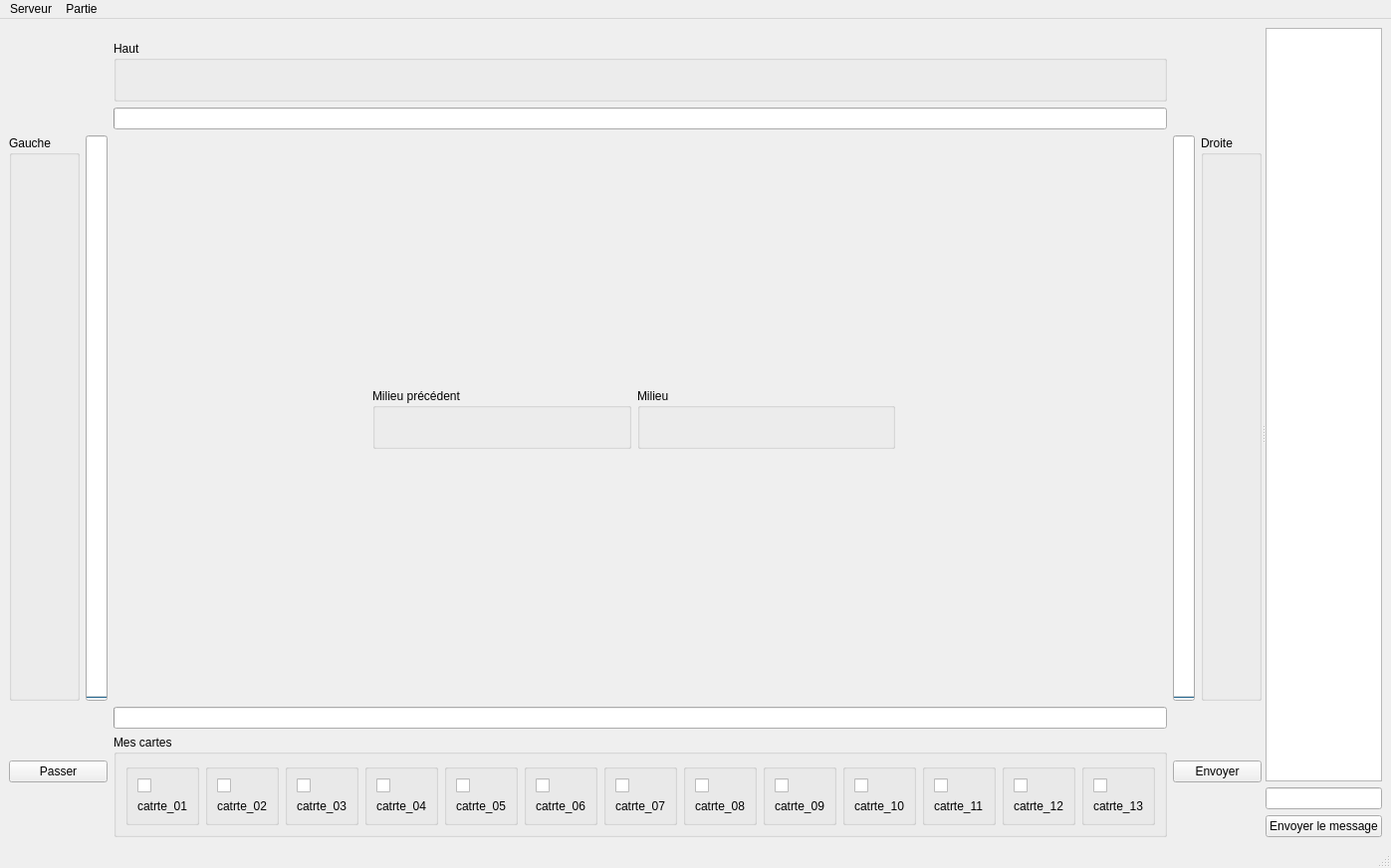
<?xml version="1.0" encoding="UTF-8"?>
<ui version="4.0">
 <class>fenetre</class>
 <widget class="QMainWindow" name="fenetre">
  <property name="geometry">
   <rect>
    <x>0</x>
    <y>0</y>
    <width>1322</width>
    <height>872</height>
   </rect>
  </property>
  <property name="windowTitle">
   <string>Président en ligne</string>
  </property>
  <widget class="QWidget" name="centralwidget">
   <layout class="QHBoxLayout" name="horizontalLayout_7">
    <item>
     <widget class="QSplitter" name="splitter">
      <property name="orientation">
       <enum>Qt::Horizontal</enum>
      </property>
      <widget class="QWidget" name="verticalLayoutWidget_2">
       <layout class="QVBoxLayout" name="verticalLayout_21">
        <item>
         <spacer name="horizontalSpacer_9">
          <property name="orientation">
           <enum>Qt::Horizontal</enum>
          </property>
          <property name="sizeType">
           <enum>QSizePolicy::Minimum</enum>
          </property>
          <property name="sizeHint" stdset="0">
           <size>
            <width>1000</width>
            <height>13</height>
           </size>
          </property>
         </spacer>
        </item>
        <item>
         <layout class="QGridLayout" name="plateau">
          <property name="sizeConstraint">
           <enum>QLayout::SetFixedSize</enum>
          </property>
          <item row="4" column="1">
           <widget class="QPushButton" name="bPasser">
            <property name="text">
             <string>Passer</string>
            </property>
           </widget>
          </item>
          <item row="3" column="3">
           <layout class="QHBoxLayout" name="horizontalLayout_6">
            <item>
             <widget class="QProgressBar" name="joueD">
              <property name="maximum">
               <number>1</number>
              </property>
              <property name="value">
               <number>0</number>
              </property>
              <property name="textVisible">
               <bool>false</bool>
              </property>
              <property name="orientation">
               <enum>Qt::Vertical</enum>
              </property>
             </widget>
            </item>
            <item>
             <widget class="QGroupBox" name="CartesD">
              <property name="title">
               <string>Droite</string>
              </property>
              <layout class="QVBoxLayout" name="verticalLayout_20">
               <item>
                <spacer name="verticalSpacer_3">
                 <property name="orientation">
                  <enum>Qt::Vertical</enum>
                 </property>
                 <property name="sizeHint" stdset="0">
                  <size>
                   <width>20</width>
                   <height>40</height>
                  </size>
                 </property>
                </spacer>
               </item>
               <item>
                <widget class="QLabel" name="carteD13">
                 <property name="text">
                  <string/>
                 </property>
                 <property name="pixmap">
                  <pixmap resource="cartes.qrc">:/carte/cartes/00-2.bmp</pixmap>
                 </property>
                </widget>
               </item>
               <item>
                <widget class="QLabel" name="carteD12">
                 <property name="text">
                  <string/>
                 </property>
                 <property name="pixmap">
                  <pixmap resource="cartes.qrc">:/carte/cartes/00-2.bmp</pixmap>
                 </property>
                </widget>
               </item>
               <item>
                <widget class="QLabel" name="carteD11">
                 <property name="text">
                  <string/>
                 </property>
                 <property name="pixmap">
                  <pixmap resource="cartes.qrc">:/carte/cartes/00-2.bmp</pixmap>
                 </property>
                </widget>
               </item>
               <item>
                <widget class="QLabel" name="carteD10">
                 <property name="text">
                  <string/>
                 </property>
                 <property name="pixmap">
                  <pixmap resource="cartes.qrc">:/carte/cartes/00-2.bmp</pixmap>
                 </property>
                </widget>
               </item>
               <item>
                <widget class="QLabel" name="carteD09">
                 <property name="text">
                  <string/>
                 </property>
                 <property name="pixmap">
                  <pixmap resource="cartes.qrc">:/carte/cartes/00-2.bmp</pixmap>
                 </property>
                </widget>
               </item>
               <item>
                <widget class="QLabel" name="carteD08">
                 <property name="text">
                  <string/>
                 </property>
                 <property name="pixmap">
                  <pixmap resource="cartes.qrc">:/carte/cartes/00-2.bmp</pixmap>
                 </property>
                </widget>
               </item>
               <item>
                <widget class="QLabel" name="carteD07">
                 <property name="text">
                  <string/>
                 </property>
                 <property name="pixmap">
                  <pixmap resource="cartes.qrc">:/carte/cartes/00-2.bmp</pixmap>
                 </property>
                </widget>
               </item>
               <item>
                <widget class="QLabel" name="carteD06">
                 <property name="text">
                  <string/>
                 </property>
                 <property name="pixmap">
                  <pixmap resource="cartes.qrc">:/carte/cartes/00-2.bmp</pixmap>
                 </property>
                </widget>
               </item>
               <item>
                <widget class="QLabel" name="carteD05">
                 <property name="text">
                  <string/>
                 </property>
                 <property name="pixmap">
                  <pixmap resource="cartes.qrc">:/carte/cartes/00-2.bmp</pixmap>
                 </property>
                </widget>
               </item>
               <item>
                <widget class="QLabel" name="carteD04">
                 <property name="text">
                  <string/>
                 </property>
                 <property name="pixmap">
                  <pixmap resource="cartes.qrc">:/carte/cartes/00-2.bmp</pixmap>
                 </property>
                </widget>
               </item>
               <item>
                <widget class="QLabel" name="carteD03">
                 <property name="text">
                  <string/>
                 </property>
                 <property name="pixmap">
                  <pixmap resource="cartes.qrc">:/carte/cartes/00-2.bmp</pixmap>
                 </property>
                </widget>
               </item>
               <item>
                <widget class="QLabel" name="carteD02">
                 <property name="text">
                  <string/>
                 </property>
                 <property name="pixmap">
                  <pixmap resource="cartes.qrc">:/carte/cartes/00-2.bmp</pixmap>
                 </property>
                </widget>
               </item>
               <item>
                <widget class="QLabel" name="carteD01">
                 <property name="text">
                  <string/>
                 </property>
                 <property name="pixmap">
                  <pixmap resource="cartes.qrc">:/carte/cartes/00-2.bmp</pixmap>
                 </property>
                </widget>
               </item>
               <item>
                <spacer name="verticalSpacer_5">
                 <property name="orientation">
                  <enum>Qt::Vertical</enum>
                 </property>
                 <property name="sizeHint" stdset="0">
                  <size>
                   <width>20</width>
                   <height>40</height>
                  </size>
                 </property>
                </spacer>
               </item>
              </layout>
             </widget>
            </item>
           </layout>
          </item>
          <item row="1" column="2">
           <layout class="QVBoxLayout" name="verticalLayout_7">
            <item>
             <widget class="QGroupBox" name="CartesH">
              <property name="title">
               <string>Haut</string>
              </property>
              <layout class="QHBoxLayout" name="horizontalLayout_3">
               <item>
                <spacer name="horizontalSpacer_5">
                 <property name="orientation">
                  <enum>Qt::Horizontal</enum>
                 </property>
                 <property name="sizeHint" stdset="0">
                  <size>
                   <width>40</width>
                   <height>20</height>
                  </size>
                 </property>
                </spacer>
               </item>
               <item>
                <widget class="QLabel" name="carteH13">
                 <property name="text">
                  <string/>
                 </property>
                 <property name="pixmap">
                  <pixmap resource="cartes.qrc">:/carte/cartes/00-1.bmp</pixmap>
                 </property>
                </widget>
               </item>
               <item>
                <widget class="QLabel" name="carteH12">
                 <property name="text">
                  <string/>
                 </property>
                 <property name="pixmap">
                  <pixmap resource="cartes.qrc">:/carte/cartes/00-1.bmp</pixmap>
                 </property>
                </widget>
               </item>
               <item>
                <widget class="QLabel" name="carteH11">
                 <property name="text">
                  <string/>
                 </property>
                 <property name="pixmap">
                  <pixmap resource="cartes.qrc">:/carte/cartes/00-1.bmp</pixmap>
                 </property>
                </widget>
               </item>
               <item>
                <widget class="QLabel" name="carteH10">
                 <property name="text">
                  <string/>
                 </property>
                 <property name="pixmap">
                  <pixmap resource="cartes.qrc">:/carte/cartes/00-1.bmp</pixmap>
                 </property>
                </widget>
               </item>
               <item>
                <widget class="QLabel" name="carteH09">
                 <property name="text">
                  <string/>
                 </property>
                 <property name="pixmap">
                  <pixmap resource="cartes.qrc">:/carte/cartes/00-1.bmp</pixmap>
                 </property>
                </widget>
               </item>
               <item>
                <widget class="QLabel" name="carteH08">
                 <property name="text">
                  <string/>
                 </property>
                 <property name="pixmap">
                  <pixmap resource="cartes.qrc">:/carte/cartes/00-1.bmp</pixmap>
                 </property>
                </widget>
               </item>
               <item>
                <widget class="QLabel" name="carteH07">
                 <property name="text">
                  <string/>
                 </property>
                 <property name="pixmap">
                  <pixmap resource="cartes.qrc">:/carte/cartes/00-1.bmp</pixmap>
                 </property>
                </widget>
               </item>
               <item>
                <widget class="QLabel" name="carteH06">
                 <property name="text">
                  <string/>
                 </property>
                 <property name="pixmap">
                  <pixmap resource="cartes.qrc">:/carte/cartes/00-1.bmp</pixmap>
                 </property>
                </widget>
               </item>
               <item>
                <widget class="QLabel" name="carteH05">
                 <property name="text">
                  <string/>
                 </property>
                 <property name="pixmap">
                  <pixmap resource="cartes.qrc">:/carte/cartes/00-1.bmp</pixmap>
                 </property>
                </widget>
               </item>
               <item>
                <widget class="QLabel" name="carteH04">
                 <property name="text">
                  <string/>
                 </property>
                 <property name="pixmap">
                  <pixmap resource="cartes.qrc">:/carte/cartes/00-1.bmp</pixmap>
                 </property>
                </widget>
               </item>
               <item>
                <widget class="QLabel" name="carteH03">
                 <property name="text">
                  <string/>
                 </property>
                 <property name="pixmap">
                  <pixmap resource="cartes.qrc">:/carte/cartes/00-1.bmp</pixmap>
                 </property>
                </widget>
               </item>
               <item>
                <widget class="QLabel" name="carteH02">
                 <property name="text">
                  <string/>
                 </property>
                 <property name="pixmap">
                  <pixmap resource="cartes.qrc">:/carte/cartes/00-1.bmp</pixmap>
                 </property>
                </widget>
               </item>
               <item>
                <widget class="QLabel" name="carteH01">
                 <property name="text">
                  <string/>
                 </property>
                 <property name="pixmap">
                  <pixmap resource="cartes.qrc">:/carte/cartes/00-1.bmp</pixmap>
                 </property>
                </widget>
               </item>
               <item>
                <spacer name="horizontalSpacer">
                 <property name="orientation">
                  <enum>Qt::Horizontal</enum>
                 </property>
                 <property name="sizeHint" stdset="0">
                  <size>
                   <width>40</width>
                   <height>20</height>
                  </size>
                 </property>
                </spacer>
               </item>
              </layout>
             </widget>
            </item>
            <item>
             <widget class="QProgressBar" name="joueH">
              <property name="maximum">
               <number>1</number>
              </property>
              <property name="value">
               <number>0</number>
              </property>
              <property name="textVisible">
               <bool>false</bool>
              </property>
             </widget>
            </item>
           </layout>
          </item>
          <item row="4" column="3">
           <widget class="QPushButton" name="benvoyer">
            <property name="text">
             <string>Envoyer</string>
            </property>
           </widget>
          </item>
          <item row="3" column="2">
           <layout class="QVBoxLayout" name="verticalLayout_3">
            <item>
             <spacer name="verticalSpacer_6">
              <property name="orientation">
               <enum>Qt::Vertical</enum>
              </property>
              <property name="sizeHint" stdset="0">
               <size>
                <width>20</width>
                <height>40</height>
               </size>
              </property>
             </spacer>
            </item>
            <item>
             <layout class="QHBoxLayout" name="horizontalLayout_2">
              <item>
               <spacer name="horizontalSpacer_2">
                <property name="orientation">
                 <enum>Qt::Horizontal</enum>
                </property>
                <property name="sizeHint" stdset="0">
                 <size>
                  <width>40</width>
                  <height>20</height>
                 </size>
                </property>
               </spacer>
              </item>
              <item>
               <widget class="QGroupBox" name="CartesML">
                <property name="title">
                 <string>Milieu précédent</string>
                </property>
                <layout class="QHBoxLayout" name="horizontalLayout_8">
                 <item>
                  <spacer name="horizontalSpacer_10">
                   <property name="orientation">
                    <enum>Qt::Horizontal</enum>
                   </property>
                   <property name="sizeHint" stdset="0">
                    <size>
                     <width>40</width>
                     <height>20</height>
                    </size>
                   </property>
                  </spacer>
                 </item>
                 <item>
                  <widget class="QLabel" name="carteML">
                   <property name="text">
                    <string/>
                   </property>
                  </widget>
                 </item>
                 <item>
                  <spacer name="horizontalSpacer_11">
                   <property name="orientation">
                    <enum>Qt::Horizontal</enum>
                   </property>
                   <property name="sizeHint" stdset="0">
                    <size>
                     <width>40</width>
                     <height>20</height>
                    </size>
                   </property>
                  </spacer>
                 </item>
                </layout>
               </widget>
              </item>
              <item>
               <widget class="QGroupBox" name="CartesM">
                <property name="title">
                 <string>Milieu</string>
                </property>
                <layout class="QHBoxLayout" name="horizontalLayout_4">
                 <item>
                  <spacer name="horizontalSpacer_7">
                   <property name="orientation">
                    <enum>Qt::Horizontal</enum>
                   </property>
                   <property name="sizeHint" stdset="0">
                    <size>
                     <width>40</width>
                     <height>20</height>
                    </size>
                   </property>
                  </spacer>
                 </item>
                 <item>
                  <widget class="QLabel" name="carteM01">
                   <property name="text">
                    <string/>
                   </property>
                  </widget>
                 </item>
                 <item>
                  <widget class="QLabel" name="carteM02">
                   <property name="text">
                    <string/>
                   </property>
                  </widget>
                 </item>
                 <item>
                  <widget class="QLabel" name="carteM03">
                   <property name="text">
                    <string/>
                   </property>
                  </widget>
                 </item>
                 <item>
                  <widget class="QLabel" name="carteM04">
                   <property name="text">
                    <string/>
                   </property>
                  </widget>
                 </item>
                 <item>
                  <spacer name="horizontalSpacer_8">
                   <property name="orientation">
                    <enum>Qt::Horizontal</enum>
                   </property>
                   <property name="sizeHint" stdset="0">
                    <size>
                     <width>40</width>
                     <height>20</height>
                    </size>
                   </property>
                  </spacer>
                 </item>
                </layout>
               </widget>
              </item>
              <item>
               <widget class="QLabel" name="lblCarteOuRien">
                <property name="text">
                 <string/>
                </property>
               </widget>
              </item>
              <item>
               <spacer name="horizontalSpacer_3">
                <property name="orientation">
                 <enum>Qt::Horizontal</enum>
                </property>
                <property name="sizeHint" stdset="0">
                 <size>
                  <width>40</width>
                  <height>20</height>
                 </size>
                </property>
               </spacer>
              </item>
             </layout>
            </item>
            <item>
             <spacer name="verticalSpacer_7">
              <property name="orientation">
               <enum>Qt::Vertical</enum>
              </property>
              <property name="sizeHint" stdset="0">
               <size>
                <width>20</width>
                <height>40</height>
               </size>
              </property>
             </spacer>
            </item>
           </layout>
          </item>
          <item row="4" column="2">
           <layout class="QVBoxLayout" name="verticalLayout_9">
            <item>
             <widget class="QProgressBar" name="joueMoi">
              <property name="maximum">
               <number>1</number>
              </property>
              <property name="value">
               <number>0</number>
              </property>
              <property name="textVisible">
               <bool>false</bool>
              </property>
             </widget>
            </item>
            <item>
             <widget class="QGroupBox" name="MesCartes">
              <property name="title">
               <string>Mes cartes</string>
              </property>
              <property name="checked">
               <bool>false</bool>
              </property>
              <layout class="QHBoxLayout" name="horizontalLayout">
               <item>
                <spacer name="horizontalSpacer_6">
                 <property name="orientation">
                  <enum>Qt::Horizontal</enum>
                 </property>
                 <property name="sizeHint" stdset="0">
                  <size>
                   <width>40</width>
                   <height>20</height>
                  </size>
                 </property>
                </spacer>
               </item>
               <item>
                <widget class="QGroupBox" name="carte01">
                 <property name="title">
                  <string/>
                 </property>
                 <property name="checkable">
                  <bool>false</bool>
                 </property>
                 <property name="checked">
                  <bool>false</bool>
                 </property>
                 <layout class="QVBoxLayout" name="verticalLayout_4">
                  <item>
                   <widget class="QCheckBox" name="bcarte01">
                    <property name="text">
                     <string/>
                    </property>
                   </widget>
                  </item>
                  <item>
                   <widget class="QLabel" name="lblCarte01">
                    <property name="text">
                     <string>catrte_01</string>
                    </property>
                   </widget>
                  </item>
                 </layout>
                </widget>
               </item>
               <item>
                <widget class="QGroupBox" name="carte02">
                 <property name="title">
                  <string/>
                 </property>
                 <property name="checkable">
                  <bool>false</bool>
                 </property>
                 <property name="checked">
                  <bool>false</bool>
                 </property>
                 <layout class="QVBoxLayout" name="verticalLayout_5">
                  <item>
                   <widget class="QCheckBox" name="bcarte02">
                    <property name="text">
                     <string/>
                    </property>
                   </widget>
                  </item>
                  <item>
                   <widget class="QLabel" name="lblCarte02">
                    <property name="text">
                     <string>catrte_02</string>
                    </property>
                   </widget>
                  </item>
                 </layout>
                </widget>
               </item>
               <item>
                <widget class="QGroupBox" name="carte03">
                 <property name="title">
                  <string/>
                 </property>
                 <property name="checkable">
                  <bool>false</bool>
                 </property>
                 <property name="checked">
                  <bool>false</bool>
                 </property>
                 <layout class="QVBoxLayout" name="verticalLayout_6">
                  <item>
                   <widget class="QCheckBox" name="bcarte03">
                    <property name="text">
                     <string/>
                    </property>
                   </widget>
                  </item>
                  <item>
                   <widget class="QLabel" name="lblCarte03">
                    <property name="text">
                     <string>catrte_03</string>
                    </property>
                   </widget>
                  </item>
                 </layout>
                </widget>
               </item>
               <item>
                <widget class="QGroupBox" name="carte04">
                 <property name="title">
                  <string/>
                 </property>
                 <property name="checkable">
                  <bool>false</bool>
                 </property>
                 <property name="checked">
                  <bool>false</bool>
                 </property>
                 <layout class="QVBoxLayout" name="verticalLayout_12">
                  <item>
                   <widget class="QCheckBox" name="bcarte04">
                    <property name="text">
                     <string/>
                    </property>
                   </widget>
                  </item>
                  <item>
                   <widget class="QLabel" name="lblCarte04">
                    <property name="text">
                     <string>catrte_04</string>
                    </property>
                   </widget>
                  </item>
                 </layout>
                </widget>
               </item>
               <item>
                <widget class="QGroupBox" name="carte05">
                 <property name="title">
                  <string/>
                 </property>
                 <property name="checkable">
                  <bool>false</bool>
                 </property>
                 <property name="checked">
                  <bool>false</bool>
                 </property>
                 <layout class="QVBoxLayout" name="verticalLayout_11">
                  <item>
                   <widget class="QCheckBox" name="bcarte05">
                    <property name="text">
                     <string/>
                    </property>
                   </widget>
                  </item>
                  <item>
                   <widget class="QLabel" name="lblCarte05">
                    <property name="text">
                     <string>catrte_05</string>
                    </property>
                   </widget>
                  </item>
                 </layout>
                </widget>
               </item>
               <item>
                <widget class="QGroupBox" name="carte06">
                 <property name="title">
                  <string/>
                 </property>
                 <property name="checkable">
                  <bool>false</bool>
                 </property>
                 <property name="checked">
                  <bool>false</bool>
                 </property>
                 <layout class="QVBoxLayout" name="verticalLayout_10">
                  <item>
                   <widget class="QCheckBox" name="bcarte06">
                    <property name="text">
                     <string/>
                    </property>
                   </widget>
                  </item>
                  <item>
                   <widget class="QLabel" name="lblCarte06">
                    <property name="text">
                     <string>catrte_06</string>
                    </property>
                   </widget>
                  </item>
                 </layout>
                </widget>
               </item>
               <item>
                <widget class="QGroupBox" name="carte07">
                 <property name="title">
                  <string/>
                 </property>
                 <property name="checkable">
                  <bool>false</bool>
                 </property>
                 <property name="checked">
                  <bool>false</bool>
                 </property>
                 <layout class="QVBoxLayout" name="verticalLayout_18">
                  <item>
                   <widget class="QCheckBox" name="bcarte07">
                    <property name="text">
                     <string/>
                    </property>
                   </widget>
                  </item>
                  <item>
                   <widget class="QLabel" name="lblCarte07">
                    <property name="text">
                     <string>catrte_07</string>
                    </property>
                   </widget>
                  </item>
                 </layout>
                </widget>
               </item>
               <item>
                <widget class="QGroupBox" name="carte08">
                 <property name="title">
                  <string/>
                 </property>
                 <property name="checkable">
                  <bool>false</bool>
                 </property>
                 <property name="checked">
                  <bool>false</bool>
                 </property>
                 <layout class="QVBoxLayout" name="verticalLayout_17">
                  <item>
                   <widget class="QCheckBox" name="bcarte08">
                    <property name="text">
                     <string/>
                    </property>
                   </widget>
                  </item>
                  <item>
                   <widget class="QLabel" name="lblCarte08">
                    <property name="text">
                     <string>catrte_08</string>
                    </property>
                   </widget>
                  </item>
                 </layout>
                </widget>
               </item>
               <item>
                <widget class="QGroupBox" name="carte09">
                 <property name="title">
                  <string/>
                 </property>
                 <property name="checkable">
                  <bool>false</bool>
                 </property>
                 <property name="checked">
                  <bool>false</bool>
                 </property>
                 <layout class="QVBoxLayout" name="verticalLayout_16">
                  <item>
                   <widget class="QCheckBox" name="bcarte09">
                    <property name="text">
                     <string/>
                    </property>
                   </widget>
                  </item>
                  <item>
                   <widget class="QLabel" name="lblCarte09">
                    <property name="text">
                     <string>catrte_09</string>
                    </property>
                   </widget>
                  </item>
                 </layout>
                </widget>
               </item>
               <item>
                <widget class="QGroupBox" name="carte10">
                 <property name="title">
                  <string/>
                 </property>
                 <property name="checkable">
                  <bool>false</bool>
                 </property>
                 <property name="checked">
                  <bool>false</bool>
                 </property>
                 <layout class="QVBoxLayout" name="verticalLayout_15">
                  <item>
                   <widget class="QCheckBox" name="bcarte10">
                    <property name="text">
                     <string/>
                    </property>
                   </widget>
                  </item>
                  <item>
                   <widget class="QLabel" name="lblCarte10">
                    <property name="text">
                     <string>catrte_10</string>
                    </property>
                   </widget>
                  </item>
                 </layout>
                </widget>
               </item>
               <item>
                <widget class="QGroupBox" name="carte11">
                 <property name="title">
                  <string/>
                 </property>
                 <property name="checkable">
                  <bool>false</bool>
                 </property>
                 <property name="checked">
                  <bool>false</bool>
                 </property>
                 <layout class="QVBoxLayout" name="verticalLayout_14">
                  <item>
                   <widget class="QCheckBox" name="bcarte11">
                    <property name="text">
                     <string/>
                    </property>
                   </widget>
                  </item>
                  <item>
                   <widget class="QLabel" name="lblCarte11">
                    <property name="text">
                     <string>catrte_11</string>
                    </property>
                   </widget>
                  </item>
                 </layout>
                </widget>
               </item>
               <item>
                <widget class="QGroupBox" name="carte12">
                 <property name="title">
                  <string/>
                 </property>
                 <property name="checkable">
                  <bool>false</bool>
                 </property>
                 <property name="checked">
                  <bool>false</bool>
                 </property>
                 <layout class="QVBoxLayout" name="verticalLayout_13">
                  <item>
                   <widget class="QCheckBox" name="bcarte12">
                    <property name="text">
                     <string/>
                    </property>
                   </widget>
                  </item>
                  <item>
                   <widget class="QLabel" name="lblCarte12">
                    <property name="text">
                     <string>catrte_12</string>
                    </property>
                   </widget>
                  </item>
                 </layout>
                </widget>
               </item>
               <item>
                <widget class="QGroupBox" name="carte13">
                 <property name="title">
                  <string/>
                 </property>
                 <property name="checkable">
                  <bool>false</bool>
                 </property>
                 <property name="checked">
                  <bool>false</bool>
                 </property>
                 <layout class="QVBoxLayout" name="verticalLayout_19">
                  <item>
                   <widget class="QCheckBox" name="bcarte13">
                    <property name="text">
                     <string/>
                    </property>
                   </widget>
                  </item>
                  <item>
                   <widget class="QLabel" name="lblCarte13">
                    <property name="text">
                     <string>catrte_13</string>
                    </property>
                   </widget>
                  </item>
                 </layout>
                </widget>
               </item>
               <item>
                <spacer name="horizontalSpacer_4">
                 <property name="orientation">
                  <enum>Qt::Horizontal</enum>
                 </property>
                 <property name="sizeHint" stdset="0">
                  <size>
                   <width>40</width>
                   <height>20</height>
                  </size>
                 </property>
                </spacer>
               </item>
              </layout>
             </widget>
            </item>
           </layout>
          </item>
          <item row="3" column="1">
           <layout class="QHBoxLayout" name="horizontalLayout_5">
            <item>
             <widget class="QGroupBox" name="CartesG">
              <property name="title">
               <string>Gauche</string>
              </property>
              <layout class="QVBoxLayout" name="verticalLayout_2">
               <item>
                <spacer name="verticalSpacer_4">
                 <property name="orientation">
                  <enum>Qt::Vertical</enum>
                 </property>
                 <property name="sizeHint" stdset="0">
                  <size>
                   <width>20</width>
                   <height>40</height>
                  </size>
                 </property>
                </spacer>
               </item>
               <item>
                <widget class="QLabel" name="carteG01">
                 <property name="text">
                  <string/>
                 </property>
                 <property name="pixmap">
                  <pixmap resource="cartes.qrc">:/carte/cartes/00-2.bmp</pixmap>
                 </property>
                </widget>
               </item>
               <item>
                <widget class="QLabel" name="carteG02">
                 <property name="frameShadow">
                  <enum>QFrame::Sunken</enum>
                 </property>
                 <property name="pixmap">
                  <pixmap resource="cartes.qrc">:/carte/cartes/00-2.bmp</pixmap>
                 </property>
                </widget>
               </item>
               <item>
                <widget class="QLabel" name="carteG03">
                 <property name="text">
                  <string/>
                 </property>
                 <property name="pixmap">
                  <pixmap resource="cartes.qrc">:/carte/cartes/00-2.bmp</pixmap>
                 </property>
                </widget>
               </item>
               <item>
                <widget class="QLabel" name="carteG04">
                 <property name="text">
                  <string/>
                 </property>
                 <property name="pixmap">
                  <pixmap resource="cartes.qrc">:/carte/cartes/00-2.bmp</pixmap>
                 </property>
                </widget>
               </item>
               <item>
                <widget class="QLabel" name="carteG05">
                 <property name="text">
                  <string/>
                 </property>
                 <property name="pixmap">
                  <pixmap resource="cartes.qrc">:/carte/cartes/00-2.bmp</pixmap>
                 </property>
                </widget>
               </item>
               <item>
                <widget class="QLabel" name="carteG06">
                 <property name="text">
                  <string/>
                 </property>
                 <property name="pixmap">
                  <pixmap resource="cartes.qrc">:/carte/cartes/00-2.bmp</pixmap>
                 </property>
                </widget>
               </item>
               <item>
                <widget class="QLabel" name="carteG07">
                 <property name="text">
                  <string/>
                 </property>
                 <property name="pixmap">
                  <pixmap resource="cartes.qrc">:/carte/cartes/00-2.bmp</pixmap>
                 </property>
                </widget>
               </item>
               <item>
                <widget class="QLabel" name="carteG08">
                 <property name="text">
                  <string/>
                 </property>
                 <property name="pixmap">
                  <pixmap resource="cartes.qrc">:/carte/cartes/00-2.bmp</pixmap>
                 </property>
                </widget>
               </item>
               <item>
                <widget class="QLabel" name="carteG09">
                 <property name="text">
                  <string/>
                 </property>
                 <property name="pixmap">
                  <pixmap resource="cartes.qrc">:/carte/cartes/00-2.bmp</pixmap>
                 </property>
                </widget>
               </item>
               <item>
                <widget class="QLabel" name="carteG10">
                 <property name="text">
                  <string/>
                 </property>
                 <property name="pixmap">
                  <pixmap resource="cartes.qrc">:/carte/cartes/00-2.bmp</pixmap>
                 </property>
                </widget>
               </item>
               <item>
                <widget class="QLabel" name="carteG11">
                 <property name="text">
                  <string/>
                 </property>
                 <property name="pixmap">
                  <pixmap resource="cartes.qrc">:/carte/cartes/00-2.bmp</pixmap>
                 </property>
                </widget>
               </item>
               <item>
                <widget class="QLabel" name="carteG12">
                 <property name="text">
                  <string/>
                 </property>
                 <property name="pixmap">
                  <pixmap resource="cartes.qrc">:/carte/cartes/00-2.bmp</pixmap>
                 </property>
                </widget>
               </item>
               <item>
                <widget class="QLabel" name="carteG13">
                 <property name="text">
                  <string/>
                 </property>
                 <property name="pixmap">
                  <pixmap resource="cartes.qrc">:/carte/cartes/00-2.bmp</pixmap>
                 </property>
                </widget>
               </item>
               <item>
                <spacer name="verticalSpacer">
                 <property name="orientation">
                  <enum>Qt::Vertical</enum>
                 </property>
                 <property name="sizeHint" stdset="0">
                  <size>
                   <width>20</width>
                   <height>40</height>
                  </size>
                 </property>
                </spacer>
               </item>
               <item>
                <spacer name="verticalSpacer_2">
                 <property name="orientation">
                  <enum>Qt::Vertical</enum>
                 </property>
                 <property name="sizeHint" stdset="0">
                  <size>
                   <width>20</width>
                   <height>40</height>
                  </size>
                 </property>
                </spacer>
               </item>
              </layout>
             </widget>
            </item>
            <item>
             <widget class="QProgressBar" name="joueG">
              <property name="maximum">
               <number>1</number>
              </property>
              <property name="value">
               <number>0</number>
              </property>
              <property name="textVisible">
               <bool>false</bool>
              </property>
              <property name="orientation">
               <enum>Qt::Vertical</enum>
              </property>
             </widget>
            </item>
           </layout>
          </item>
         </layout>
        </item>
       </layout>
      </widget>
      <widget class="QWidget" name="layoutWidget">
       <layout class="QVBoxLayout" name="verticalLayout">
        <item>
         <widget class="QTextEdit" name="TChat">
          <property name="readOnly">
           <bool>true</bool>
          </property>
         </widget>
        </item>
        <item>
         <layout class="QVBoxLayout" name="verticalLayout_8">
          <item>
           <widget class="QLineEdit" name="message"/>
          </item>
          <item>
           <widget class="QPushButton" name="bEnvoyerMsg">
            <property name="text">
             <string>Envoyer le message</string>
            </property>
            <property name="autoDefault">
             <bool>true</bool>
            </property>
           </widget>
          </item>
         </layout>
        </item>
       </layout>
      </widget>
     </widget>
    </item>
   </layout>
  </widget>
  <widget class="QMenuBar" name="menubar">
   <property name="geometry">
    <rect>
     <x>0</x>
     <y>0</y>
     <width>1322</width>
     <height>21</height>
    </rect>
   </property>
   <widget class="QMenu" name="menuConnexion">
    <property name="title">
     <string>Serveur</string>
    </property>
    <addaction name="actionSe_conntecter"/>
    <addaction name="actionInformation"/>
    <addaction name="actionQuitter"/>
   </widget>
   <widget class="QMenu" name="menuPartie">
    <property name="title">
     <string>Partie</string>
    </property>
    <addaction name="actionParametre"/>
   </widget>
   <addaction name="menuConnexion"/>
   <addaction name="menuPartie"/>
  </widget>
  <widget class="QStatusBar" name="statusbar"/>
  <action name="actionSe_conntecter">
   <property name="text">
    <string>Connexion</string>
   </property>
  </action>
  <action name="actionInformation">
   <property name="text">
    <string>Information</string>
   </property>
  </action>
  <action name="actionParametre">
   <property name="text">
    <string>Paramètre</string>
   </property>
  </action>
  <action name="actionQuitter">
   <property name="text">
    <string>Quitter</string>
   </property>
  </action>
 </widget>
 <tabstops>
  <tabstop>bPasser</tabstop>
  <tabstop>bcarte01</tabstop>
  <tabstop>bcarte02</tabstop>
  <tabstop>bcarte03</tabstop>
  <tabstop>bcarte04</tabstop>
  <tabstop>bcarte05</tabstop>
  <tabstop>bcarte06</tabstop>
  <tabstop>bcarte07</tabstop>
  <tabstop>bcarte08</tabstop>
  <tabstop>bcarte09</tabstop>
  <tabstop>bcarte10</tabstop>
  <tabstop>bcarte11</tabstop>
  <tabstop>bcarte12</tabstop>
  <tabstop>bcarte13</tabstop>
  <tabstop>benvoyer</tabstop>
  <tabstop>message</tabstop>
  <tabstop>bEnvoyerMsg</tabstop>
  <tabstop>TChat</tabstop>
 </tabstops>
 <resources>
  <include location="cartes.qrc"/>
 </resources>
 <connections/>
</ui>
